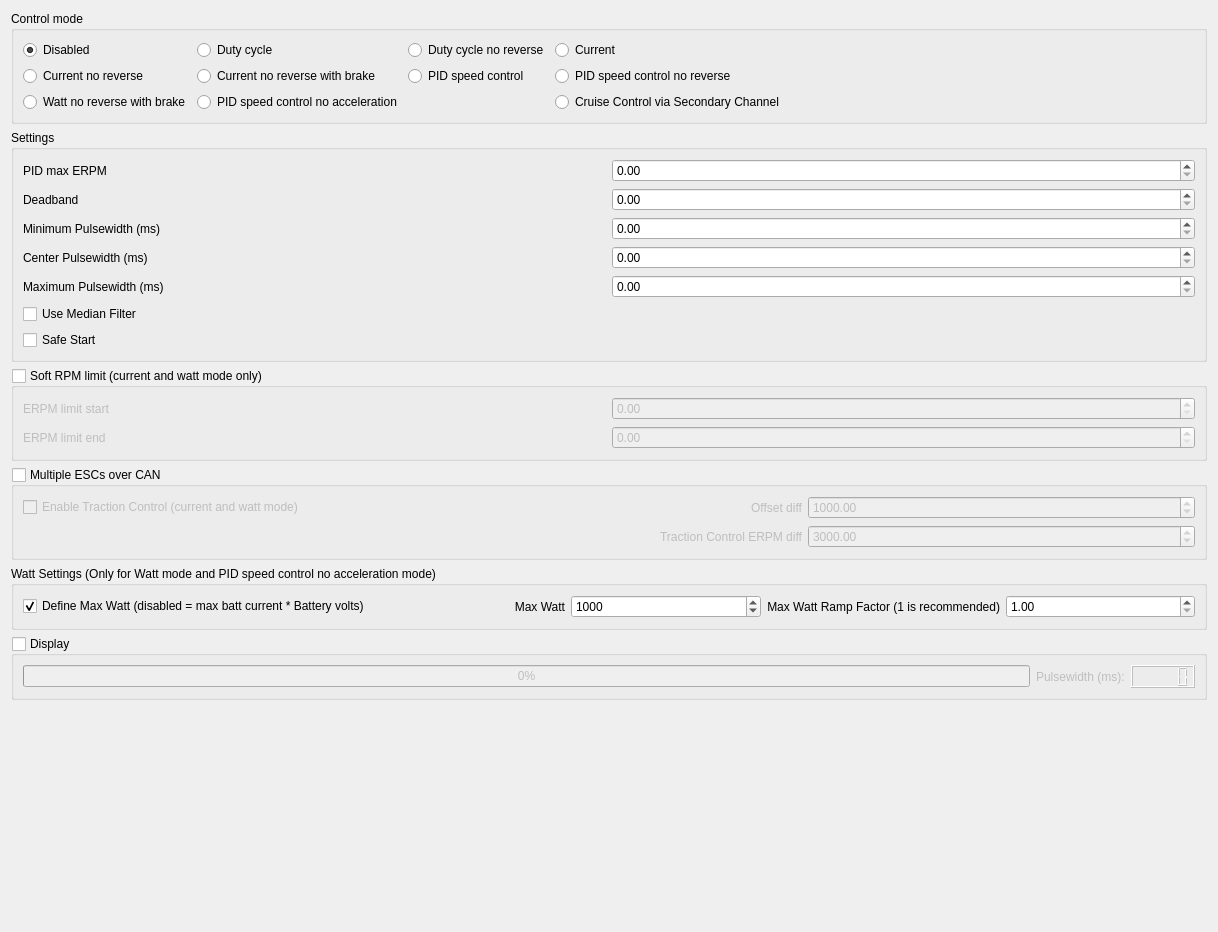
            <widget class="QWidget" name="tab_17">
             <attribute name="title">
              <string>PPM</string>
             </attribute>
             <layout class="QVBoxLayout" name="verticalLayout_35">
              <item>
               <widget class="QGroupBox" name="groupBox_19">
                <property name="title">
                 <string>Control mode</string>
                </property>
                <layout class="QHBoxLayout" name="horizontalLayout_28">
                 <item>
                  <layout class="QGridLayout" name="gridLayout_13">
                   <item row="0" column="2">
                    <widget class="QRadioButton" name="appconfPpmDutyNorevButton">
                     <property name="text">
                      <string>Duty cycle no reverse</string>
                     </property>
                    </widget>
                   </item>
                   <item row="0" column="1">
                    <widget class="QRadioButton" name="appconfPpmDutyButton">
                     <property name="text">
                      <string>Duty cycle</string>
                     </property>
                    </widget>
                   </item>
                   <item row="0" column="0">
                    <widget class="QRadioButton" name="appconfPpmDisabledButton">
                     <property name="text">
                      <string>Disabled</string>
                     </property>
                     <property name="checked">
                      <bool>true</bool>
                     </property>
                    </widget>
                   </item>
                   <item row="1" column="3">
                    <widget class="QRadioButton" name="appconfPpmPidNorevButton">
                     <property name="text">
                      <string>PID speed control no reverse</string>
                     </property>
                    </widget>
                   </item>
                   <item row="1" column="1">
                    <widget class="QRadioButton" name="appconfPpmCurrentNorevBrakeButton">
                     <property name="text">
                      <string>Current no reverse with brake</string>
                     </property>
                    </widget>
                   </item>
                   <item row="0" column="3">
                    <widget class="QRadioButton" name="appconfPpmCurrentButton">
                     <property name="text">
                      <string>Current</string>
                     </property>
                     <property name="checked">
                      <bool>false</bool>
                     </property>
                    </widget>
                   </item>
                   <item row="1" column="0">
                    <widget class="QRadioButton" name="appconfPpmCurrentNorevButton">
                     <property name="text">
                      <string>Current no reverse</string>
                     </property>
                    </widget>
                   </item>
                   <item row="1" column="2">
                    <widget class="QRadioButton" name="appconfPpmPidButton">
                     <property name="text">
                      <string>PID speed control</string>
                     </property>
                    </widget>
                   </item>
                   <item row="2" column="0">
                    <widget class="QRadioButton" name="appconfPpmWattNorevBrakeButton">
                     <property name="text">
                      <string>Watt no reverse with brake</string>
                     </property>
                    </widget>
                   </item>
                   <item row="2" column="1">
                    <widget class="QRadioButton" name="appconfPpmPIDNoAccelerationButton">
                     <property name="text">
                      <string>PID speed control no acceleration</string>
                     </property>
                    </widget>
                   </item>
                   <item row="2" column="3">
                    <widget class="QRadioButton" name="appconfPpmCruiseControlSecondaryChannel">
                     <property name="text">
                      <string>Cruise Control via Secondary Channel</string>
                     </property>
                    </widget>
                   </item>
                  </layout>
                 </item>
                 <item>
                  <spacer name="horizontalSpacer_10">
                   <property name="orientation">
                    <enum>Qt::Horizontal</enum>
                   </property>
                   <property name="sizeHint" stdset="0">
                    <size>
                     <width>411</width>
                     <height>20</height>
                    </size>
                   </property>
                  </spacer>
                 </item>
                </layout>
               </widget>
              </item>
              <item>
               <widget class="QGroupBox" name="groupBox_20">
                <property name="sizePolicy">
                 <sizepolicy hsizetype="Preferred" vsizetype="Preferred">
                  <horstretch>0</horstretch>
                  <verstretch>0</verstretch>
                 </sizepolicy>
                </property>
                <property name="title">
                 <string>Settings</string>
                </property>
                <property name="alignment">
                 <set>Qt::AlignLeading|Qt::AlignLeft|Qt::AlignTop</set>
                </property>
                <layout class="QGridLayout" name="gridLayout_17">
                 <item row="1" column="1">
                  <widget class="QLabel" name="label_49">
                   <property name="sizePolicy">
                    <sizepolicy hsizetype="Preferred" vsizetype="Preferred">
                     <horstretch>0</horstretch>
                     <verstretch>0</verstretch>
                    </sizepolicy>
                   </property>
                   <property name="text">
                    <string>Deadband</string>
                   </property>
                  </widget>
                 </item>
                 <item row="1" column="2">
                  <widget class="QDoubleSpinBox" name="appconfPpmHystBox">
                   <property name="sizePolicy">
                    <sizepolicy hsizetype="Minimum" vsizetype="Minimum">
                     <horstretch>0</horstretch>
                     <verstretch>0</verstretch>
                    </sizepolicy>
                   </property>
                   <property name="minimumSize">
                    <size>
                     <width>0</width>
                     <height>0</height>
                    </size>
                   </property>
                   <property name="alignment">
                    <set>Qt::AlignLeading|Qt::AlignLeft|Qt::AlignVCenter</set>
                   </property>
                   <property name="maximum">
                    <double>1.000000000000000</double>
                   </property>
                   <property name="singleStep">
                    <double>0.050000000000000</double>
                   </property>
                  </widget>
                 </item>
                 <item row="2" column="2">
                  <widget class="QDoubleSpinBox" name="appconfPpmPulseStartBox">
                   <property name="sizePolicy">
                    <sizepolicy hsizetype="Minimum" vsizetype="Minimum">
                     <horstretch>0</horstretch>
                     <verstretch>0</verstretch>
                    </sizepolicy>
                   </property>
                   <property name="minimumSize">
                    <size>
                     <width>0</width>
                     <height>0</height>
                    </size>
                   </property>
                   <property name="alignment">
                    <set>Qt::AlignLeading|Qt::AlignLeft|Qt::AlignVCenter</set>
                   </property>
                   <property name="maximum">
                    <double>10.000000000000000</double>
                   </property>
                   <property name="singleStep">
                    <double>0.100000000000000</double>
                   </property>
                  </widget>
                 </item>
                 <item row="2" column="1">
                  <widget class="QLabel" name="label_50">
                   <property name="sizePolicy">
                    <sizepolicy hsizetype="Preferred" vsizetype="Preferred">
                     <horstretch>0</horstretch>
                     <verstretch>0</verstretch>
                    </sizepolicy>
                   </property>
                   <property name="text">
                    <string>Minimum Pulsewidth (ms)</string>
                   </property>
                  </widget>
                 </item>
                 <item row="3" column="1">
                  <widget class="QLabel" name="label_110">
                   <property name="sizePolicy">
                    <sizepolicy hsizetype="Preferred" vsizetype="Preferred">
                     <horstretch>0</horstretch>
                     <verstretch>0</verstretch>
                    </sizepolicy>
                   </property>
                   <property name="text">
                    <string>Center Pulsewidth (ms)</string>
                   </property>
                  </widget>
                 </item>
                 <item row="3" column="2">
                  <widget class="QDoubleSpinBox" name="appconfPpmPulseCenterBox">
                   <property name="sizePolicy">
                    <sizepolicy hsizetype="Minimum" vsizetype="Minimum">
                     <horstretch>0</horstretch>
                     <verstretch>0</verstretch>
                    </sizepolicy>
                   </property>
                   <property name="minimumSize">
                    <size>
                     <width>0</width>
                     <height>0</height>
                    </size>
                   </property>
                   <property name="alignment">
                    <set>Qt::AlignLeading|Qt::AlignLeft|Qt::AlignVCenter</set>
                   </property>
                   <property name="maximum">
                    <double>10.000000000000000</double>
                   </property>
                   <property name="singleStep">
                    <double>0.100000000000000</double>
                   </property>
                  </widget>
                 </item>
                 <item row="4" column="2">
                  <widget class="QDoubleSpinBox" name="appconfPpmPulseWidthBox">
                   <property name="sizePolicy">
                    <sizepolicy hsizetype="Minimum" vsizetype="Minimum">
                     <horstretch>0</horstretch>
                     <verstretch>0</verstretch>
                    </sizepolicy>
                   </property>
                   <property name="minimumSize">
                    <size>
                     <width>0</width>
                     <height>0</height>
                    </size>
                   </property>
                   <property name="alignment">
                    <set>Qt::AlignLeading|Qt::AlignLeft|Qt::AlignVCenter</set>
                   </property>
                   <property name="maximum">
                    <double>20.000000000000000</double>
                   </property>
                   <property name="singleStep">
                    <double>0.100000000000000</double>
                   </property>
                  </widget>
                 </item>
                 <item row="4" column="1">
                  <widget class="QLabel" name="label_51">
                   <property name="sizePolicy">
                    <sizepolicy hsizetype="Preferred" vsizetype="Preferred">
                     <horstretch>0</horstretch>
                     <verstretch>0</verstretch>
                    </sizepolicy>
                   </property>
                   <property name="text">
                    <string>Maximum Pulsewidth (ms)</string>
                   </property>
                  </widget>
                 </item>
                 <item row="5" column="1">
                  <widget class="QCheckBox" name="appconfPpmMedianFilterBox">
                   <property name="sizePolicy">
                    <sizepolicy hsizetype="Minimum" vsizetype="Fixed">
                     <horstretch>0</horstretch>
                     <verstretch>0</verstretch>
                    </sizepolicy>
                   </property>
                   <property name="toolTip">
                    <string>&lt;html&gt;&lt;head/&gt;&lt;body&gt;&lt;p&gt;Use a median filter to reject niose. This will introduce one sample delay.&lt;/p&gt;&lt;/body&gt;&lt;/html&gt;</string>
                   </property>
                   <property name="text">
                    <string>Use Median Filter</string>
                   </property>
                  </widget>
                 </item>
                 <item row="0" column="1">
                  <widget class="QLabel" name="label_45">
                   <property name="sizePolicy">
                    <sizepolicy hsizetype="Preferred" vsizetype="Preferred">
                     <horstretch>0</horstretch>
                     <verstretch>0</verstretch>
                    </sizepolicy>
                   </property>
                   <property name="text">
                    <string>PID max ERPM</string>
                   </property>
                  </widget>
                 </item>
                 <item row="0" column="2">
                  <widget class="QDoubleSpinBox" name="appconfPpmPidMaxErpmBox">
                   <property name="sizePolicy">
                    <sizepolicy hsizetype="Minimum" vsizetype="Minimum">
                     <horstretch>0</horstretch>
                     <verstretch>0</verstretch>
                    </sizepolicy>
                   </property>
                   <property name="minimumSize">
                    <size>
                     <width>0</width>
                     <height>0</height>
                    </size>
                   </property>
                   <property name="alignment">
                    <set>Qt::AlignLeading|Qt::AlignLeft|Qt::AlignVCenter</set>
                   </property>
                   <property name="maximum">
                    <double>200000.000000000000000</double>
                   </property>
                   <property name="singleStep">
                    <double>100.000000000000000</double>
                   </property>
                  </widget>
                 </item>
                 <item row="6" column="1">
                  <widget class="QCheckBox" name="appconfPpmSafeStartBox">
                   <property name="sizePolicy">
                    <sizepolicy hsizetype="Minimum" vsizetype="Fixed">
                     <horstretch>0</horstretch>
                     <verstretch>0</verstretch>
                    </sizepolicy>
                   </property>
                   <property name="toolTip">
                    <string>&lt;html&gt;&lt;head/&gt;&lt;body&gt;&lt;p&gt;Don't give throttle unless the received output has been 0 for at leas 50 pulses. The counter is reset on boot, every time a new configuration is loaded and when a timeout occurs.&lt;/p&gt;&lt;/body&gt;&lt;/html&gt;</string>
                   </property>
                   <property name="text">
                    <string>Safe Start</string>
                   </property>
                  </widget>
                 </item>
                </layout>
               </widget>
              </item>
              <item>
               <widget class="QGroupBox" name="appconfPpmRpmLimBox">
                <property name="title">
                 <string>Soft RPM limit (current and watt mode only)</string>
                </property>
                <property name="checkable">
                 <bool>true</bool>
                </property>
                <property name="checked">
                 <bool>false</bool>
                </property>
                <layout class="QGridLayout" name="gridLayout_20">
                 <item row="0" column="1">
                  <widget class="QDoubleSpinBox" name="appconfPpmRpmLimStartBox">
                   <property name="maximum">
                    <double>200000.000000000000000</double>
                   </property>
                   <property name="singleStep">
                    <double>100.000000000000000</double>
                   </property>
                  </widget>
                 </item>
                 <item row="0" column="0">
                  <widget class="QLabel" name="label_47">
                   <property name="text">
                    <string>ERPM limit start</string>
                   </property>
                  </widget>
                 </item>
                 <item row="1" column="0">
                  <widget class="QLabel" name="label_48">
                   <property name="text">
                    <string>ERPM limit end</string>
                   </property>
                  </widget>
                 </item>
                 <item row="1" column="1">
                  <widget class="QDoubleSpinBox" name="appconfPpmRpmLimEndBox">
                   <property name="maximum">
                    <double>200000.000000000000000</double>
                   </property>
                   <property name="singleStep">
                    <double>100.000000000000000</double>
                   </property>
                  </widget>
                 </item>
                </layout>
               </widget>
              </item>
              <item>
               <widget class="QGroupBox" name="appconfPpmMultiGroup">
                <property name="title">
                 <string>Multiple ESCs over CAN</string>
                </property>
                <property name="checkable">
                 <bool>true</bool>
                </property>
                <property name="checked">
                 <bool>false</bool>
                </property>
                <layout class="QGridLayout" name="gridLayout_99">
                 <item row="0" column="3">
                  <widget class="QDoubleSpinBox" name="appconfPpmTcOffsetBox">
                   <property name="maximum">
                    <double>100000.000000000000000</double>
                   </property>
                   <property name="value">
                    <double>1000.000000000000000</double>
                   </property>
                  </widget>
                 </item>
                 <item row="0" column="2">
                  <widget class="QLabel" name="label_200">
                   <property name="text">
                    <string>Offset diff</string>
                   </property>
                   <property name="alignment">
                    <set>Qt::AlignRight|Qt::AlignTrailing|Qt::AlignVCenter</set>
                   </property>
                  </widget>
                 </item>
                 <item row="0" column="1">
                  <widget class="QCheckBox" name="appconfPpmTcBox">
                   <property name="text">
                    <string>Enable Traction Control (current and watt mode)</string>
                   </property>
                   <property name="checked">
                    <bool>false</bool>
                   </property>
                  </widget>
                 </item>
                 <item row="1" column="2">
                  <widget class="QLabel" name="label_67">
                   <property name="sizePolicy">
                    <sizepolicy hsizetype="Preferred" vsizetype="Preferred">
                     <horstretch>0</horstretch>
                     <verstretch>0</verstretch>
                    </sizepolicy>
                   </property>
                   <property name="text">
                    <string>Traction Control ERPM diff</string>
                   </property>
                   <property name="alignment">
                    <set>Qt::AlignRight|Qt::AlignTrailing|Qt::AlignVCenter</set>
                   </property>
                  </widget>
                 </item>
                 <item row="1" column="3">
                  <widget class="QDoubleSpinBox" name="appconfPpmTcErpmBox">
                   <property name="sizePolicy">
                    <sizepolicy hsizetype="Minimum" vsizetype="Fixed">
                     <horstretch>0</horstretch>
                     <verstretch>0</verstretch>
                    </sizepolicy>
                   </property>
                   <property name="maximum">
                    <double>100000.000000000000000</double>
                   </property>
                   <property name="value">
                    <double>3000.000000000000000</double>
                   </property>
                  </widget>
                 </item>
                </layout>
               </widget>
              </item>
              <item>
               <widget class="QGroupBox" name="appconfPpmWattGroup">
                <property name="sizePolicy">
                 <sizepolicy hsizetype="Preferred" vsizetype="Fixed">
                  <horstretch>0</horstretch>
                  <verstretch>0</verstretch>
                 </sizepolicy>
                </property>
                <property name="title">
                 <string>Watt Settings (Only for Watt mode and PID speed control no acceleration mode)</string>
                </property>
                <layout class="QGridLayout" name="gridLayout_201">
                 <item row="0" column="4">
                  <widget class="QDoubleSpinBox" name="appconfPpmMaxWattFactorBox">
                   <property name="minimum">
                    <double>1.000000000000000</double>
                   </property>
                   <property name="maximum">
                    <double>10.000000000000000</double>
                   </property>
                   <property name="singleStep">
                    <double>0.010000000000000</double>
                   </property>
                   <property name="value">
                    <double>1.000000000000000</double>
                   </property>
                  </widget>
                 </item>
                 <item row="0" column="3">
                  <widget class="QLabel" name="label_203">
                   <property name="text">
                    <string>Max Watt Ramp Factor (1 is recommended)</string>
                   </property>
                   <property name="alignment">
                    <set>Qt::AlignRight|Qt::AlignTrailing|Qt::AlignVCenter</set>
                   </property>
                  </widget>
                 </item>
                 <item row="0" column="0">
                  <widget class="QCheckBox" name="appconfPpmDefineMaxWattBox">
                   <property name="text">
                    <string>Define Max Watt (disabled = max batt current * Battery volts)</string>
                   </property>
                   <property name="checked">
                    <bool>true</bool>
                   </property>
                  </widget>
                 </item>
                 <item row="0" column="1">
                  <widget class="QLabel" name="label_202">
                   <property name="text">
                    <string>Max Watt</string>
                   </property>
                   <property name="alignment">
                    <set>Qt::AlignRight|Qt::AlignTrailing|Qt::AlignVCenter</set>
                   </property>
                  </widget>
                 </item>
                 <item row="0" column="2">
                  <widget class="QDoubleSpinBox" name="appconfPpmMaxWattBox">
                   <property name="decimals">
                    <number>0</number>
                   </property>
                   <property name="minimum">
                    <double>1.000000000000000</double>
                   </property>
                   <property name="maximum">
                    <double>5000.000000000000000</double>
                   </property>
                   <property name="value">
                    <double>1000.000000000000000</double>
                   </property>
                  </widget>
                 </item>
                </layout>
               </widget>
              </item>
              <item>
               <widget class="QGroupBox" name="appconfUpdatePpmBox">
                <property name="title">
                 <string>Display</string>
                </property>
                <property name="checkable">
                 <bool>true</bool>
                </property>
                <property name="checked">
                 <bool>false</bool>
                </property>
                <layout class="QGridLayout" name="gridLayout_19">
                 <item row="0" column="0">
                  <widget class="QProgressBar" name="appconfDecodedPpmBar">
                   <property name="minimum">
                    <number>0</number>
                   </property>
                   <property name="maximum">
                    <number>1000</number>
                   </property>
                   <property name="value">
                    <number>0</number>
                   </property>
                   <property name="format">
                    <string>%p%</string>
                   </property>
                  </widget>
                 </item>
                 <item row="0" column="2">
                  <widget class="QLCDNumber" name="appconfPpmPulsewidthNumber"/>
                 </item>
                 <item row="0" column="1">
                  <widget class="QLabel" name="label_80">
                   <property name="text">
                    <string>Pulsewidth (ms):</string>
                   </property>
                  </widget>
                 </item>
                </layout>
               </widget>
              </item>
              <item>
               <spacer name="verticalSpacer_6">
                <property name="orientation">
                 <enum>Qt::Vertical</enum>
                </property>
                <property name="sizeType">
                 <enum>QSizePolicy::Expanding</enum>
                </property>
                <property name="sizeHint" stdset="0">
                 <size>
                  <width>20</width>
                  <height>221</height>
                 </size>
                </property>
               </spacer>
              </item>
             </layout>
            </widget>
